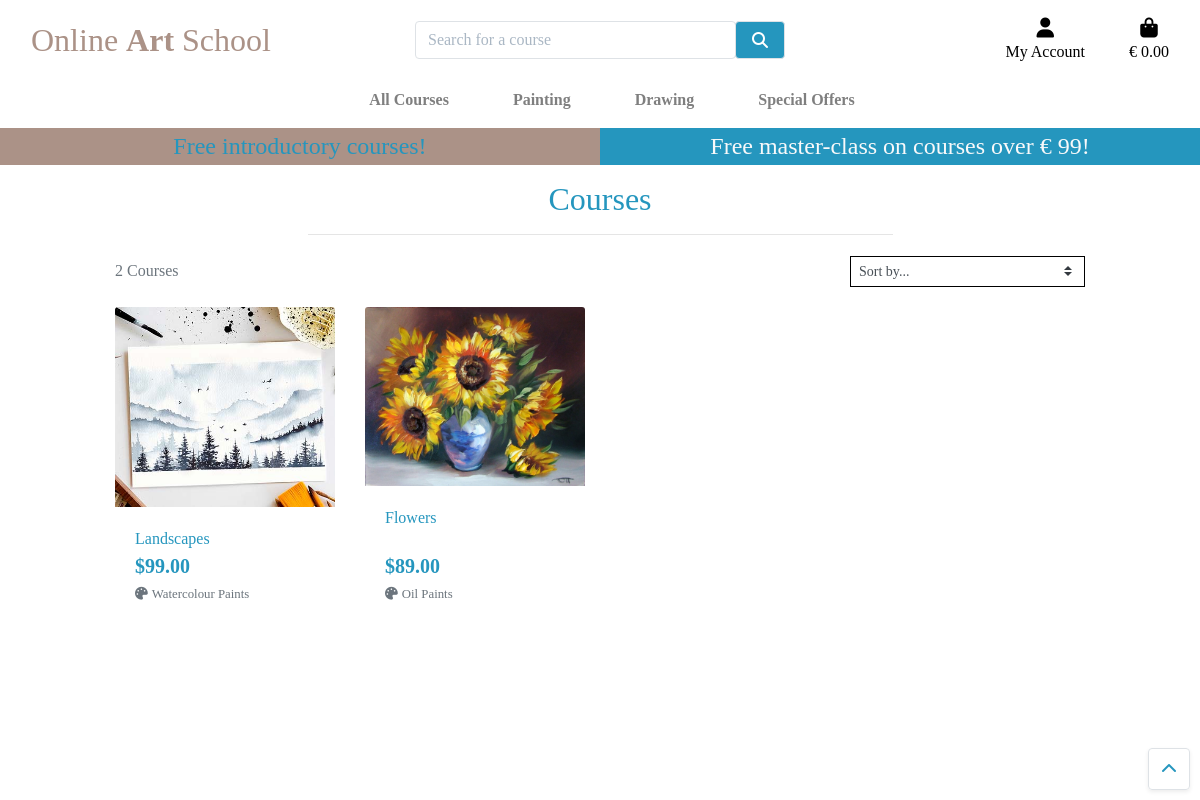
Page /courses/ on the committed database.
### courses/models.py (models this page shows, shortened)
class Course(models.Model):
    category = models.ForeignKey('Category', null=True, blank=True, on_delete=models.SET_NULL)
    sku = models.CharField(max_length=254, null=True, blank=True)
    name = models.CharField(max_length=254)
    description = models.TextField()
    is_open = models.BooleanField(default=False, null=True, blank=True)
    price = models.DecimalField(max_digits=6, decimal_places=2)
    image_url = models.URLField(max_length=1024, null=True, blank=True)
    image = models.ImageField(null=True, blank=True)
    video_url = models.URLField(max_length=1024, null=True, blank=True)
    video = EmbedVideoField(null=True, blank=True)

class Category(models.Model):
    class Meta:
        verbose_name_plural = 'Categories'
    name = models.CharField(max_length=254)
    friendly_name = models.CharField(max_length=254, null=True, blank=True)

### courses/views.py (the view, shortened to what this page needs)
# urls.py: path('', views.all_courses, name='courses'),
def all_courses(request):
    courses = Course.objects.all()
    query = None
    categories = None
    sort = None
    direction = None
    current_sorting = f'{sort}_{direction}'
    context = {
        'courses': courses,
        'search_term': query,
        'current_categories': categories,
        'current_sorting': current_sorting,
    }
    return render(request, 'courses/courses.html', context)

### bag/contexts.py (called while the page is built, shortened)
def bag_contents(request):
    bag_items = []
    total = 0
    course_count = 0
    free_mc = False
    bag = request.session.get('bag', {})
    if total < settings.FREE_MC_THRESHOLD:
        free_mc_delta = settings.FREE_MC_THRESHOLD - total
    else:
        free_mc = get_object_or_404(Course, pk=1)
        free_mc.price = 0
        free_mc_delta = 0
    context = {
        'bag_items': bag_items,
        'total': total,
        'course_count': course_count,
        'free_mc_threshold': settings.FREE_MC_THRESHOLD,
        'free_mc_delta': free_mc_delta,
        'free_mc': free_mc,
    }
    return context

### courses/templates/courses/courses.html (shortened to what this page needs)
{% extends "base.html" %}
{% load static %}
{% block page_header %}
    <div class="container header-container">
    </div>
{% endblock %}
{% block content %}
    <div class="overlay"></div>
    <div class="container-fluid">
        <div class="row">
            <div class="col text-center mt-3">
                <h2 class="">Courses</h2>
                <hr class="w-50 mb-1">
            </div>
        </div>
        <div class="row">
            <div class="product-container col-10 offset-1">
                <div class="row mt-1 mb-2">
                    <div class="col-12 col-md-6 my-auto order-md-last d-flex justify-content-center justify-content-md-end">
                        <div class="sort-select-wrapper w-50">
                            <select id="sort-selector" class="custom-select custom-select-sm rounded-0 border border-{% if current_sorting != 'None_None' %}info{% else %}black{% endif %}">
                                <option value="reset" {% if current_sorting == 'None_None' %}selected{% endif %}>Sort by...</option>
                            </select>
                        </div>
                    </div>
                    <div class="col-12 col-md-6 order-md-first">
                        <p class="text-muted mt-3 text-center text-md-left">
                            {{ courses|length }} Courses{% if search_term %} found for <strong>"{{ search_term }}"</strong>{% endif %}
                        </p>
                    </div>
                </div>
                <div class="row">
                    {% for course in courses %}
                        <div class="col-sm-6 col-md-6 col-lg-4 col-xl-3">
                            <div class="card h-100 border-0">
                                {% if course.image %}
                                <a href="{% url 'course_detail' course.id %}">
                                    <img class="card-img-top img-fluid" src="{{ course.image.url }}" alt="{{ course.name }}">
                                </a>
                                {% else %}
                                <a href="{% url 'course_detail' course.id %}">
                                    <img class="card-img-top img-fluid" src="{{ MEDIA_URL }}noimage.png" alt="{{ course.name }}">
                                </a>
                                {% endif %}
                                <div class="card-body pb-0">
                                    <p class="mb-0">{{ course.name }}</p>
                                </div>
                                <div class="card-footer bg-white pt-0 border-0 text-left">
                                    <div class="row">
                                        <div class="col">
                                            <p class="lead mb-0 text-left font-weight-bold">${{ course.price }}</p>
                                            {% if course.category %}
                                            <p class="small mt-1 mb-0">
                                                <a class="text-muted" href="{% url 'courses' %}?category={{ course.category.name }}">
                                                    <i class="fas fa-palette mr-1"></i>{{ course.category.friendly_name }}
                                                </a>
                                            </p>
                                            {% endif %}
                                        </div>
                                    </div>
                                </div>
                            </div>
                        </div>
                    {% endfor %}
                </div>
            </div>
        </div>
    </div>
    <div class="btt-button shadow-sm rounded border">
        <a class="btt-link d-flex h-100">
            <i class="fas fa-chevron-up mx-auto my-auto"></i>
        </a>
    </div>
{% endblock %}

### static/css/base.css (style rules this page uses)
html { height: 100%; }
body { background: url('/media/elena-mozhvilo-xw8DfYBaNbQ-unsplash.jpg') no-repeat center center fixed; background-size: cover; height: calc(100vh - 164px); color: #2596be; font-family: 'Georgia'; }
.border-black { border: 1px solid black !important; }
.overlay { height: 100%; width: 100%; top: 0; left: 0; position: fixed; background: white; z-index: -1; }
.btt-button { height: 42px; width: 42px; position: fixed; bottom: 10px; right: 10px; }
.btt-link, .update-button, .remove-button { cursor: pointer; }
@media (min-width: 1200px) { .container { max-width: 80%; } }
@media (min-width: 992px) { .header-container { padding-top: 164px; } }

### rows in the picture
Course: image (picture), name "Landscapes", price "99.00", category.friendly_name "Watercolour Paints"
Course: image (picture), name "Flowers", price "89.00", category.friendly_name "Oil Paints"

### other values in the picture
{{ free_mc_threshold }} "99"
{{ courses|length }} "2"
